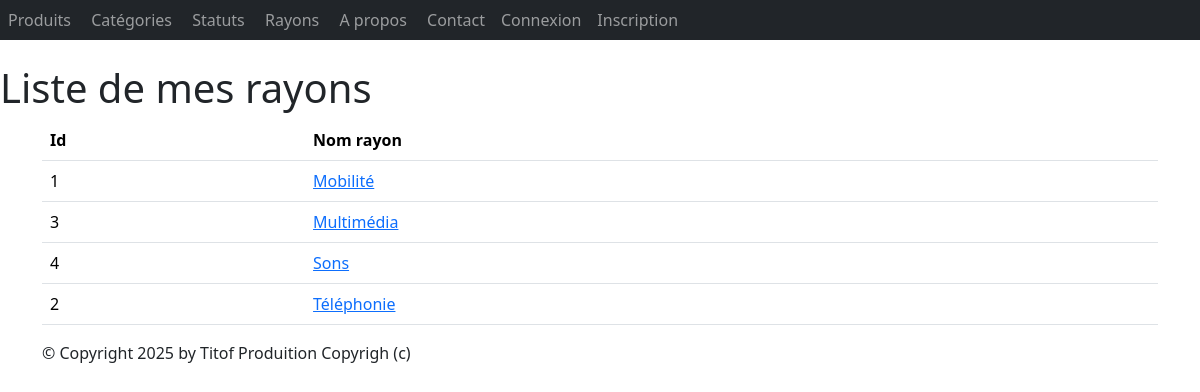
Page /monApp/rayons/ on the committed database.
### monApp/models.py (models this page shows, shortened)
class Rayon(models.Model):
    idRay = models.AutoField(primary_key=True)
    nomRay = models.CharField(max_length=100)

### monApp/views.py (the view)
# urls.py: path("rayons/", views.RayonListView.as_view(), name="lst_rays"),
class RayonListView(ListView):
    model = Rayon
    template_name = "monApp/list_rayon.html"
    context_object_name = "rays"
    def get_queryset(self ) :
        return Rayon.objects.order_by("nomRay")
    def get_context_data(self, **kwargs):
        context = super(RayonListView, self).get_context_data(**kwargs)
        context['titremenu'] = "Liste de mes rayons"
        return context

### monApp/templates/monApp/list_rayon.html
{% extends 'monApp/base.html' %}
{% block menu %}
<h1>{{ titremenu }}</h1>
{% endblock %}
{% block contenu %}
<table class="table">
    <thead>
        <th>Id</th>
        <th>Nom rayon</th>
    </thead>
    <tbody>
        {% for r in rays %}
        <tr>
            <td>{{ r.idRay }} </td>
            <td><a href="{% url 'dtl_ray' r.idRay %}">{{ r.nomRay }}</a></td>
        </tr>
        {% endfor %}
    </tbody>
</table>
        {% endblock %}

### monApp/static/styles.css (style rules this page uses)
h1 { color: red }

### rows in the picture
Rayon: idRay "1", nomRay "Mobilité"
Rayon: idRay "3", nomRay "Multimédia"
Rayon: idRay "4", nomRay "Sons"
Rayon: idRay "2", nomRay "Téléphonie"

### other values in the picture
{{ titremenu }} "Liste de mes rayons"
